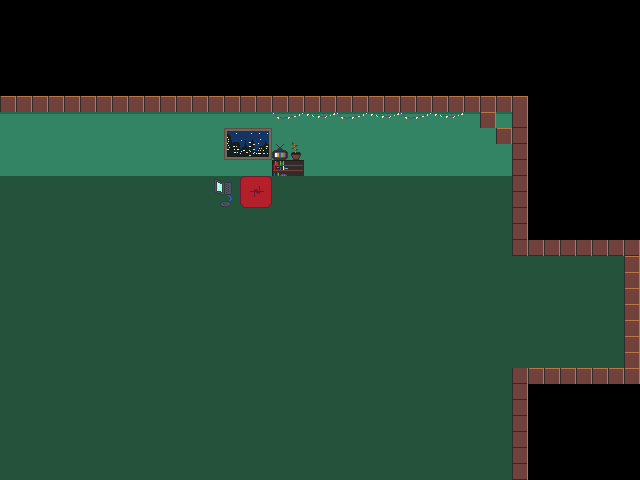

This game map was drawn from its Tiled (.tmx) file and the tilesets committed beside it. A one-line description and the trimmed map source follow:
An orthogonal 40x30 tile map with 16x16 px tiles, 2 tile layers (Map, Extra), 2 hidden layers not drawn.

<map version="1.2" tiledversion="1.3.1" orientation="orthogonal" renderorder="right-down" compressionlevel="0" width="40" height="30" tilewidth="16" tileheight="16" infinite="0" nextlayerid="5" nextobjectid="1">
 <tileset firstgid="1" name="sprite_sheet" tilewidth="16" tileheight="16" tilecount="300" columns="20">
  <image source="sprite_sheet.png" width="320" height="240" />
  <tile id="2">
   <animation>
    <frame tileid="2" duration="200" />
    <frame tileid="6" duration="200" />
    <frame tileid="46" duration="200" />
    <frame tileid="6" duration="200" />
    <frame tileid="2" duration="200" />
   </animation>
  </tile>
  <tile id="3">
   <animation>
    <frame tileid="3" duration="200" />
    <frame tileid="7" duration="200" />
    <frame tileid="47" duration="200" />
    <frame tileid="7" duration="200" />
    <frame tileid="3" duration="200" />
   </animation>
  </tile>
  <tile id="10">
   <animation>
    <frame tileid="10" duration="400" />
    <frame tileid="30" duration="400" />
   </animation>
  </tile>
  <tile id="11">
   <animation>
    <frame tileid="11" duration="250" />
    <frame tileid="31" duration="400" />
   </animation>
  </tile>
  <tile id="12">
   <animation>
    <frame tileid="12" duration="500" />
    <frame tileid="32" duration="500" />
   </animation>
  </tile>
  <tile id="13">
   <animation>
    <frame tileid="13" duration="350" />
    <frame tileid="33" duration="350" />
   </animation>
  </tile>
  <tile id="82">
   <animation>
    <frame tileid="82" duration="1000" />
    <frame tileid="84" duration="1000" />
   </animation>
  </tile>
 </tileset>
 <layer id="2" name="Map" width="40" height="30">
  <data>[1200 cells, 855 non-empty, 5 distinct tile ids]</data>
 </layer>
 <layer id="4" name="Collision" width="40" height="30" visible="0">
  <data>[1200 cells, 118 non-empty, 1 distinct tile ids]</data>
 </layer>
 <layer id="3" name="Extra" width="40" height="30">
  <data>[1200 cells, 31 non-empty, 23 distinct tile ids]</data>
 </layer>
 <layer id="1" name="Center" width="40" height="30" visible="0">
  <data>[1200 cells, 80 non-empty, 1 distinct tile ids]</data>
 </layer>
</map>
